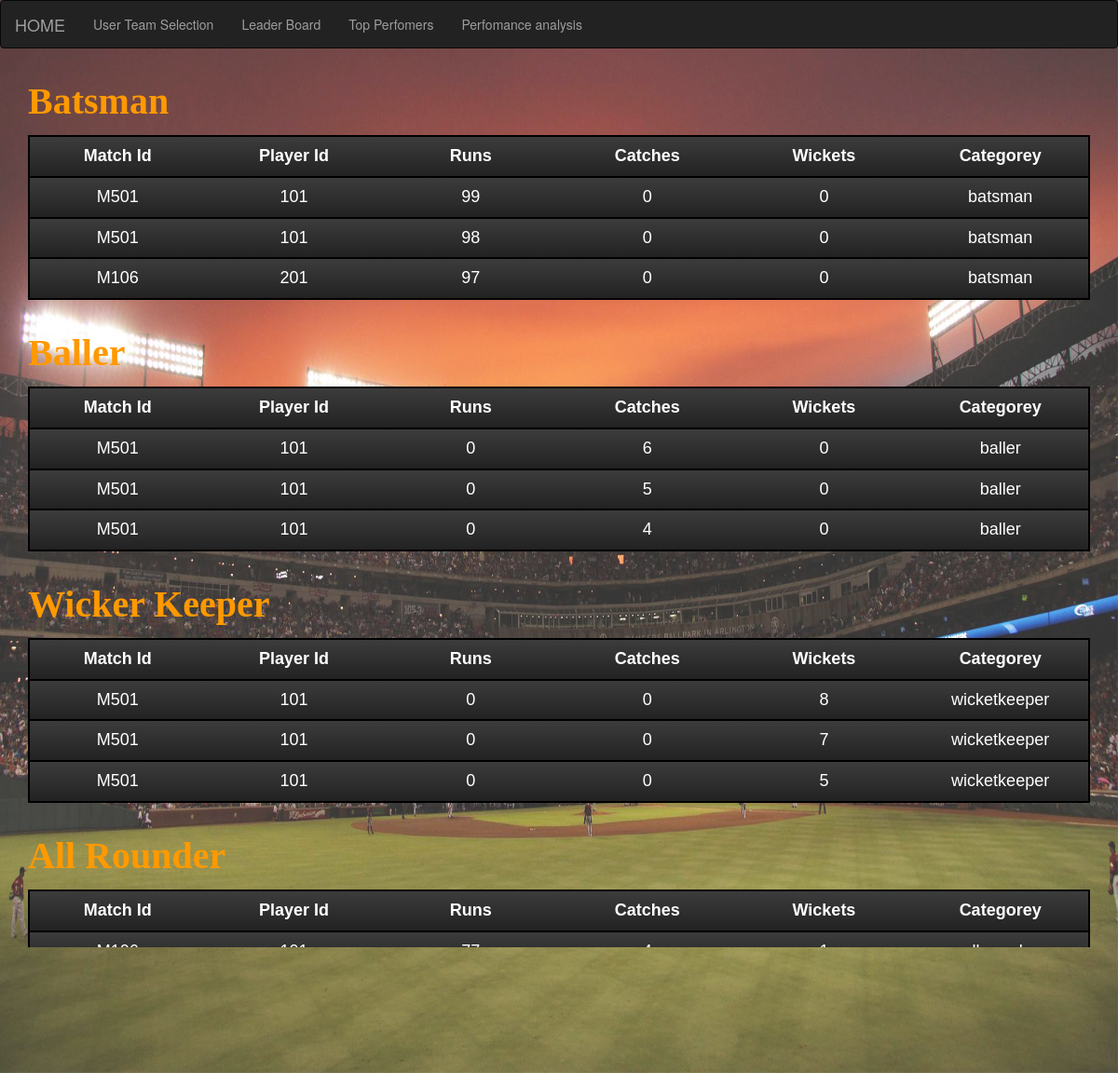
Screenshot of /TopPerfomance/ with the database file from the repository.
### Pravalika/models.py (models this page shows)
class match_performance(models.Model):
	match_id=models.CharField(max_length=200)
	player_id=models.CharField(max_length=200)
	runs=models.IntegerField(default=0)
	catches=models.IntegerField(default=0)
	wickets=models.IntegerField(default=0)
	category=models.CharField(max_length=200,default="all rounder")

### Pravalika/views.py (the view)
# urls.py: path('TopPerfomance/',views.TopPerfomance),
def TopPerfomance(request):
    m_p_obj=models.match_performance.objects.all()
    s=[]
    bats=models.match_performance.objects.filter(category__exact='batsman').order_by('runs').reverse()[:3]
    baller=models.match_performance.objects.filter(category__exact='baller').order_by('catches').reverse()[:3]
    wicket=models.match_performance.objects.filter(category__exact='wicketkeeper').order_by('wickets').reverse()[:3]
    for i in m_p_obj:
        s.append(i.runs)
        i.runs=i.runs+i.wickets*20+i.catches*20
    allrounder=models.match_performance.objects.filter(category__exact='allrounder').order_by('runs').reverse()[:3]
    for t,i in enumerate(m_p_obj):
        i.runs=s[t]
    return render(request,'TopPerfomance.html',{'x':bats,'y':baller,'z':wicket,'h':allrounder})

### Pravalika/templates/TopPerfomance.html (shortened to what this page needs)
{% load static %}
<!DOCTYPE html>
<html lang="en" dir="ltr">
  <head>
    <link rel="stylesheet" href="https://maxcdn.bootstrapcdn.com/bootstrap/3.3.7/css/bootstrap.min.css">
  </head>
  <body>
    <nav class="navbar navbar-inverse">
      <div class="container-fluid">
        <div class="navbar-header">
          <a class="navbar-brand" href="#">HOME</a>
        </div>
        <div class="collapse navbar-collapse" id="bs-example-navbar-collapse-1">
        <ul class="nav navbar-nav">
          <li><a href="#">User Team Selection</a></li>
          <li><a href="#">Leader Board</a></li>
          <li><a href="#">Top Perfomers</a></li>
          <li><a href="#">Perfomance analysis</a></li>
        </ul>
        </div>
      </div>
    </nav>
    <div class="container">
    <table class="table table-hover">
      <caption><b>Batsman</b></caption>
      <tr>
        <th>Match Id</th>
        <th>Player Id</th>
        <th>Runs</th>
        <th>Catches</th>
        <th>Wickets</th>
        <th>Categorey</th>
      </tr>
      {% for i in x %}
      <tr>
        <td>{{i.match_id}}</td>
        <td>{{i.player_id}}</td>
        <td>{{i.runs}}</td>
        <td>{{i.catches}}</td>
        <td>{{i.wickets}}</td>
        <td>{{i.category}}</td>
      </tr>
      {% endfor %}
    </table>
    <table class="table table-hover">
    <caption><b>Baller</b></caption>
    <tr>
      <th>Match Id</th>
      <th>Player Id</th>
      <th>Runs</th>
      <th>Catches</th>
      <th>Wickets</th>
      <th>Categorey</th>
    </tr>
    {% for i in y %}
    <tr>
      <td>{{i.match_id}}</td>
      <td>{{i.player_id}}</td>
      <td>{{i.runs}}</td>
      <td>{{i.catches}}</td>
      <td>{{i.wickets}}</td>
      <td>{{i.category}}</td>
    </tr>
    {% endfor %}
  </table>
  <table class="table table-hover">
  <caption><b>Wicker Keeper</b></caption>
  <tr>
    <th>Match Id</th>
    <th>Player Id</th>
    <th>Runs</th>
    <th>Catches</th>
    <th>Wickets</th>
    <th>Categorey</th>
  </tr>
  {% for i in z %}
  <tr>
    <td>{{i.match_id}}</td>
    <td>{{i.player_id}}</td>
    <td>{{i.runs}}</td>
    <td>{{i.catches}}</td>
    <td>{{i.wickets}}</td>
    <td>{{i.category}}</td>
  </tr>
  {% endfor %}
</table>
<table class="table table-hover">
<caption><b>All Rounder</b></caption>
<tr>
  <th>Match Id</th>
  <th>Player Id</th>
  <th>Runs</th>
  <th>Catches</th>
  <th>Wickets</th>
  <th>Categorey</th>
</tr>
{% for i in h %}
<tr>
  <td>{{i.match_id}}</td>
  <td>{{i.player_id}}</td>
  <td>{{i.runs}}</td>
  <td>{{i.catches}}</td>
  <td>{{i.wickets}}</td>
  <td>{{i.category}}</td>
</tr>
{% endfor %}
</table>
  </body>
</html>

### rows the page displays
match_performance: match_id "M501", player_id "101", runs "99", catches "0", wickets "0", category "batsman"
match_performance: match_id "M501", player_id "101", runs "98", catches "0", wickets "0", category "batsman"
match_performance: match_id "M106", player_id "201", runs "97", catches "0", wickets "0", category "batsman"
match_performance: match_id "M501", player_id "101", runs "0", catches "6", wickets "0", category "baller"
match_performance: match_id "M501", player_id "101", runs "0", catches "5", wickets "0", category "baller"
match_performance: match_id "M501", player_id "101", runs "0", catches "4", wickets "0", category "baller"
match_performance: match_id "M501", player_id "101", runs "0", catches "0", wickets "8", category "wicketkeeper"
match_performance: match_id "M501", player_id "101", runs "0", catches "0", wickets "7", category "wicketkeeper"
match_performance: match_id "M501", player_id "101", runs "0", catches "0", wickets "5", category "wicketkeeper"
match_performance: match_id "M106", player_id "101", runs "77", catches "4", wickets "1", category "allrounder"
match_performance: match_id "M106", runs "77", category "allrounder"
match_performance: match_id "M106", player_id "101", category "allrounder"
